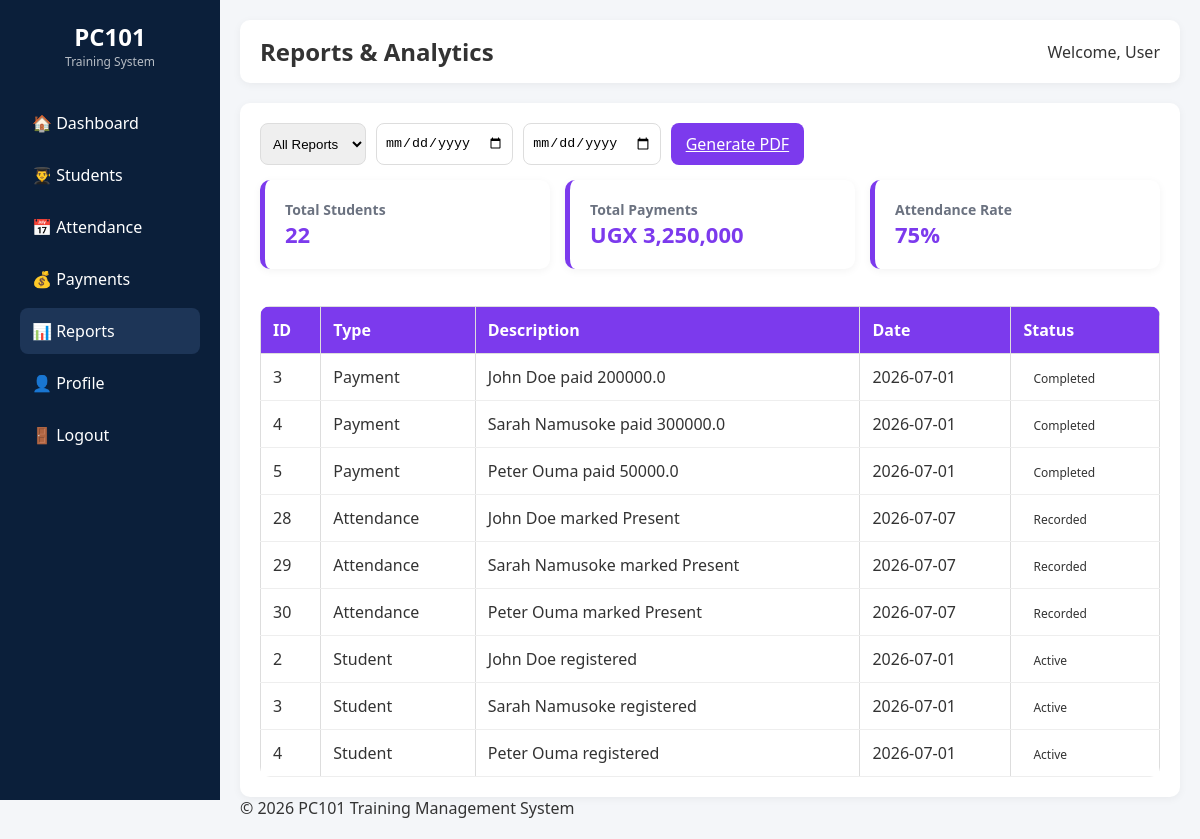
The app's page /reports (signed in) with its own data.
### tables this page shows
CREATE TABLE payments (
        id INTEGER PRIMARY KEY AUTOINCREMENT,
        student_id INTEGER,
        amount REAL,
        date_paid TEXT DEFAULT CURRENT_DATE,
        description TEXT,
        FOREIGN KEY(student_id) REFERENCES students(id)
    );

CREATE TABLE attendance (
        id INTEGER PRIMARY KEY AUTOINCREMENT,
        student_id INTEGER,
        date TEXT DEFAULT CURRENT_DATE,
        status TEXT,
        FOREIGN KEY(student_id) REFERENCES students(id)
    );

CREATE TABLE students (
        id INTEGER PRIMARY KEY AUTOINCREMENT,
        full_name TEXT NOT NULL,
        phone TEXT,
        email TEXT,
        course TEXT,
        date_registered TEXT DEFAULT CURRENT_DATE
    );

### utils/helpers.py (the view)
    def wrapper(*args, **kwargs):
        if "user_id" not in session:
            return redirect(url_for("auth.login"))
        return func(*args, **kwargs)

### database/database.py (called while the page is built)
def get_connection():
    conn = sqlite3.connect(DB_PATH)
    conn.row_factory = sqlite3.Row
    return conn

### models/attendance.py (called while the page is built)
    @staticmethod
    def get_all_attendance():
        conn = get_connection()
        cursor = conn.cursor()
        cursor.execute("""
            SELECT attendance.*,
                   students.full_name,
                   students.course
            FROM attendance
            INNER JOIN students
            ON attendance.student_id = students.id
            ORDER BY attendance.date DESC
        """)
        rows = cursor.fetchall()
        conn.close()
        return rows

    @staticmethod
    def count_attendance():
        conn = get_connection()
        cursor = conn.cursor()
        cursor.execute("""
            SELECT COUNT(*) AS total
            FROM attendance
        """)
        result = cursor.fetchone()
        conn.close()
        return result["total"]

### models/payment.py (called while the page is built)
    @staticmethod
    def get_all_payments():
        conn = get_connection()
        cursor = conn.cursor()
        cursor.execute("""
            SELECT payments.*,
                   students.full_name
            FROM payments
            INNER JOIN students
            ON payments.student_id = students.id
            ORDER BY payments.date_paid DESC
        """)
        rows = cursor.fetchall()
        conn.close()
        return rows

    @staticmethod
    def total_payments():
        conn = get_connection()
        cursor = conn.cursor()
        cursor.execute("""
            SELECT SUM(amount) AS total
            FROM payments
        """)
        result = cursor.fetchone()
        conn.close()
        if result["total"] is None:
            return 0
        return result["total"]

### models/student.py (called while the page is built)
    @staticmethod
    def get_all_students():
        conn = get_connection()
        cursor = conn.cursor()
        cursor.execute("SELECT * FROM students")
        rows = cursor.fetchall()
        conn.close()
        return rows

    @staticmethod
    def count_students():
        conn = get_connection()
        cursor = conn.cursor()
        cursor.execute("""
            SELECT COUNT(*) AS total
            FROM students
        """)
        result = cursor.fetchone()
        conn.close()
        return result["total"]

### utils/helpers.py (called while the page is built)
def login_required(func):
    def wrapper(*args, **kwargs):
        if "user_id" not in session:
            return redirect(url_for("auth.login"))
        return func(*args, **kwargs)
    wrapper.__name__ = func.__name__
    return wrapper

### templates/reports.html (shortened to what this page needs)
{% extends "base.html" %}
{% block css %}
<link rel="stylesheet" href="{{ url_for('static', filename='css/report.css') }}">
{% endblock %}
{% block page_title %}Reports & Analytics{% endblock %}
{% block content %}
<div class="report-filters">
    <select id="reportType">
        <option value="all">All Reports</option>
    </select>
    <input type="date" id="fromDate">
    <input type="date" id="toDate">
    <a href="/reports/pdf" class="btn-generate">
        Generate PDF
    </a>
</div>
<div class="report-cards">
    <div class="report-card">
        <h3>Total Students</h3>
        <p>{{ student_count }}</p>
    </div>
    <div class="report-card">
        <h3>Total Payments</h3>
        <p class="money" data-value="{{ payment_total }}"></p>
    </div>
    <div class="report-card">
        <h3>Attendance Rate</h3>
        <p>{{ attendance_rate }}%</>
    </div>
</div>
<br>
<table>
    <thead>
        <tr>
            <th>ID</th>
            <th>Type</th>
            <th>Description</th>
            <th>Date</th>
            <th>Status</th>
        </tr>
    </thead>
    <tbody id="reportTable">
        {% for record in report_rows %}
        <tr>
            <td>{{ record.id }}</td>
            <td>{{ record.type }}</td>
            <td>{{ record.description }}</td>
            <td>{{ record.date }}</td>
            <td>
                <span class="status">{{ record.status }}</span>
            </td>
        </tr>
        {% endfor %}
    </tbody>
</table>
{% endblock %}

### static/css/base.css (style rules this page uses)
* { margin: 0; padding: 0; box-sizing: border-box; }
body { font-family: "Segoe UI", Arial, sans-serif; background: #f4f6f9; color: #333; }
table { width: 100%; border-collapse: collapse; margin-top: 15px; }
table th, table td { border: 1px solid #ddd; padding: 10px; text-align: left; }
table th { background: #f0f2f5; }

### static/css/report.css (style rules this page uses)
.report-filters { display: flex; gap: 10px; flex-wrap: wrap; margin-bottom: 15px; }
.report-filters select, .report-filters input { padding: 8px; border: 1px solid #ddd; border-radius: 8px; outline: none; }
.btn-generate { background: #7c3aed; color: white; padding: 10px 15px; border: none; border-radius: 8px; cursor: pointer; }
.report-cards { display: grid; grid-template-columns: repeat(3, 1fr); gap: 15px; margin-top: 10px; }
.report-card { background: white; padding: 20px; border-radius: 10px; border-left: 5px solid #7c3aed; box-shadow: 0 2px 8px rgba(0,0,0,0.05); }
.report-card h3 { font-size: 14px; color: #6b7280; }
.report-card p { font-size: 22px; font-weight: bold; color: #7c3aed; }
table { width: 100%; border-collapse: collapse; background: white; border-radius: 10px; overflow: hidden; }
table th { background: #7c3aed; color: white; padding: 12px; }
table td { padding: 12px; border-bottom: 1px solid #eee; }
.status { padding: 5px 10px; border-radius: 6px; font-size: 12px; }

### records on screen
payments: id "3", type "Payment", description "John Doe paid 200000.0", date "2026-07-01", status "Completed"
payments: id "4", type "Payment", description "Sarah Namusoke paid 300000.0", date "2026-07-01", status "Completed"
payments: id "5", type "Payment", description "Peter Ouma paid 50000.0", date "2026-07-01", status "Completed"
attendance: id "28", type "Attendance", description "John Doe marked Present", date "2026-07-07", status "Recorded"
attendance: id "29", type "Attendance", description "Sarah Namusoke marked Present", date "2026-07-07", status "Recorded"
attendance: id "30", type "Attendance", description "Peter Ouma marked Present", date "2026-07-07", status "Recorded"
students: id "2", type "Student", description "John Doe registered", date "2026-07-01", status "Active"
students: id "3", type "Student", description "Sarah Namusoke registered", date "2026-07-01", status "Active"
students: id "4", type "Student", description "Peter Ouma registered", date "2026-07-01", status "Active"

### other values on screen
{{ student_count }} "22"
{{ attendance_rate }} "75"
